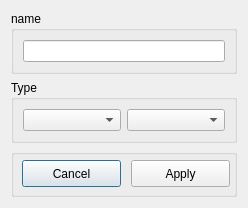
<ui version="4.0" >
 <class>TagDialog</class>
 <widget class="QDialog" name="TagDialog" >
  <property name="geometry" >
   <rect>
    <x>0</x>
    <y>0</y>
    <width>248</width>
    <height>208</height>
   </rect>
  </property>
  <property name="windowTitle" >
   <string>Tag</string>
  </property>
  <layout class="QVBoxLayout" >
   <item>
    <widget class="QGroupBox" name="groupBox_3" >
     <property name="title" >
      <string>name</string>
     </property>
     <layout class="QGridLayout" >
      <item row="0" column="0" >
       <widget class="QLineEdit" name="inputName" />
      </item>
     </layout>
    </widget>
   </item>
   <item>
    <widget class="QGroupBox" name="groupBox" >
     <property name="title" >
      <string>Type</string>
     </property>
     <layout class="QHBoxLayout" >
      <item>
       <widget class="QComboBox" name="comboBoxContainer" />
      </item>
      <item>
       <widget class="QComboBox" name="comboBoxFeature" />
      </item>
     </layout>
    </widget>
   </item>
   <item>
    <widget class="QGroupBox" name="groupBox_2" >
     <property name="title" >
      <string/>
     </property>
     <widget class="QPushButton" name="pushButton_2" >
      <property name="geometry" >
       <rect>
        <x>11</x>
        <y>11</y>
        <width>99</width>
        <height>27</height>
       </rect>
      </property>
      <property name="text" >
       <string>Cancel</string>
      </property>
     </widget>
     <widget class="QPushButton" name="pushButtonApply" >
      <property name="geometry" >
       <rect>
        <x>120</x>
        <y>11</y>
        <width>99</width>
        <height>27</height>
       </rect>
      </property>
      <property name="text" >
       <string>Apply</string>
      </property>
     </widget>
    </widget>
   </item>
  </layout>
 </widget>
 <resources/>
 <connections>
  <connection>
   <sender>pushButton_2</sender>
   <signal>clicked()</signal>
   <receiver>TagDialog</receiver>
   <slot>reject()</slot>
   <hints>
    <hint type="sourcelabel" >
     <x>62</x>
     <y>171</y>
    </hint>
    <hint type="destinationlabel" >
     <x>35</x>
     <y>239</y>
    </hint>
   </hints>
  </connection>
  <connection>
   <sender>pushButtonApply</sender>
   <signal>clicked()</signal>
   <receiver>TagDialog</receiver>
   <slot>accept()</slot>
   <hints>
    <hint type="sourcelabel" >
     <x>191</x>
     <y>180</y>
    </hint>
    <hint type="destinationlabel" >
     <x>218</x>
     <y>315</y>
    </hint>
   </hints>
  </connection>
 </connections>
</ui>
